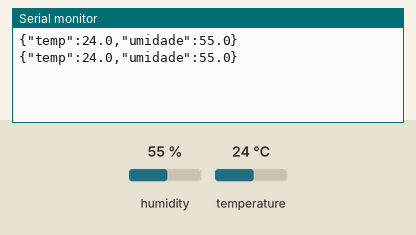
This sketch was run on a simulated Arduino Uno, built with avr-gcc and run on an emulated ATmega328P. On the bench: the last lines printed to the serial monitor. The inputs (shaded band) are chosen by the test bench; at power-on: humidity 55 %, temperature 24 °C.

Above: at 2.8 s.
2.9 s: humidity set to 22 %
At 5.3 s:
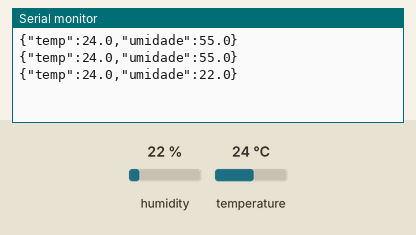
5.6 s: temperature set to 12 °C
At 6.5 s:
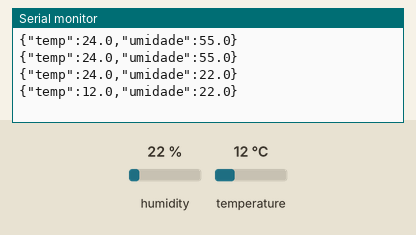
8.3 s: humidity set to 40 %
At 11.3 s:
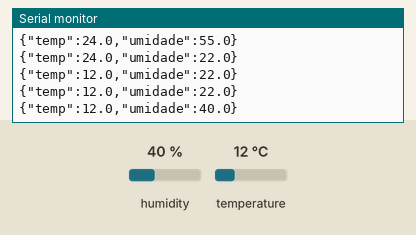
Timing chart, 0 to 12.8 s (numbered marks = the images above; inputs shaded):
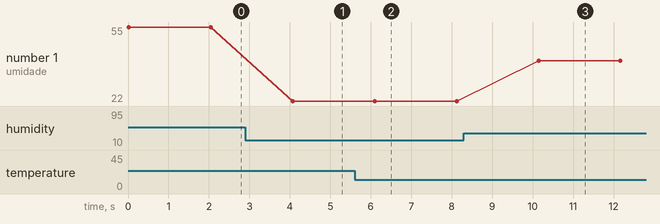

Measured:
- after the input at 2.9 s, the serial monitor: prints a new line after 1.2 s (image 1)
- after the input at 5.6 s, the serial monitor: prints a new line after 0.50 s (image 2)
- after the input at 8.3 s, the serial monitor: prints a new line after 1.8 s (image 3)
- plotted number 1: 55 → 22 after the input at 2.9 s, 22 → 40 after the input at 8.3 s

The sketch:

Projeto_183_Telemetria_JSON_com_DHT11.ino
```cpp
// Projeto 183 - Telemetria JSON com DHT11
// Arduino Uno | Arduino Neon Lab

#include <DHT.h>
DHT dht(2,DHT11);
void setup(){Serial.begin(9600);dht.begin();}
void loop(){
 float t=dht.readTemperature(),u=dht.readHumidity();
 if(!isnan(t)&&!isnan(u)){
  Serial.print("{\"temp\":");Serial.print(t,1);
  Serial.print(",\"umidade\":");Serial.print(u,1);
  Serial.println("}");
 }
 delay(2000);
}
```
